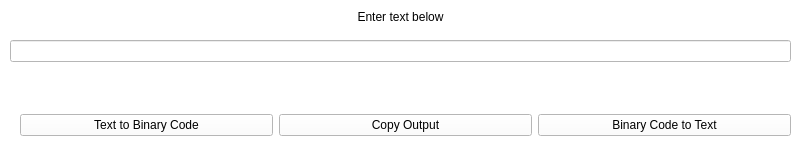
<?xml version="1.0" encoding="UTF-8"?>
<ui version="4.0">
 <class>MainWindow</class>
 <widget class="QMainWindow" name="MainWindow">
  <property name="geometry">
   <rect>
    <x>0</x>
    <y>0</y>
    <width>800</width>
    <height>163</height>
   </rect>
  </property>
  <property name="windowTitle">
   <string>MainWindow</string>
  </property>
  <property name="styleSheet">
   <string notr="true">background-color: rgb(255, 255, 255);</string>
  </property>
  <widget class="QWidget" name="centralwidget">
   <widget class="QLineEdit" name="input_text">
    <property name="geometry">
     <rect>
      <x>10</x>
      <y>40</y>
      <width>781</width>
      <height>22</height>
     </rect>
    </property>
    <property name="maxLength">
     <number>110</number>
    </property>
    <property name="alignment">
     <set>Qt::AlignHCenter|Qt::AlignTop</set>
    </property>
    <property name="readOnly">
     <bool>false</bool>
    </property>
   </widget>
   <widget class="QLabel" name="display_label">
    <property name="geometry">
     <rect>
      <x>10</x>
      <y>10</y>
      <width>781</width>
      <height>20</height>
     </rect>
    </property>
    <property name="text">
     <string>Enter text below</string>
    </property>
    <property name="alignment">
     <set>Qt::AlignHCenter|Qt::AlignTop</set>
    </property>
   </widget>
   <widget class="QLabel" name="output">
    <property name="geometry">
     <rect>
      <x>10</x>
      <y>80</y>
      <width>781</width>
      <height>20</height>
     </rect>
    </property>
    <property name="text">
     <string/>
    </property>
    <property name="alignment">
     <set>Qt::AlignHCenter|Qt::AlignTop</set>
    </property>
    <property name="textInteractionFlags">
     <set>Qt::LinksAccessibleByMouse</set>
    </property>
   </widget>
   <widget class="QWidget" name="">
    <property name="geometry">
     <rect>
      <x>20</x>
      <y>110</y>
      <width>771</width>
      <height>30</height>
     </rect>
    </property>
    <layout class="QHBoxLayout" name="horizontalLayout">
     <item>
      <widget class="QPushButton" name="text_to_binary_bttn">
       <property name="text">
        <string>Text to Binary Code</string>
       </property>
      </widget>
     </item>
     <item>
      <widget class="QPushButton" name="copy_bttn">
       <property name="text">
        <string>Copy Output</string>
       </property>
      </widget>
     </item>
     <item>
      <widget class="QPushButton" name="binary_to_code_bttn">
       <property name="text">
        <string>Binary Code to Text</string>
       </property>
      </widget>
     </item>
    </layout>
   </widget>
  </widget>
 </widget>
 <resources/>
 <connections/>
</ui>
